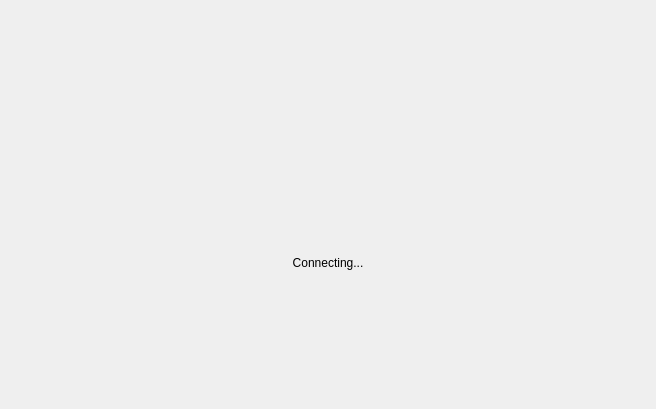
<?xml version="1.0" encoding="UTF-8"?>
<ui version="4.0">
 <class>SearchingWidget</class>
 <widget class="QWidget" name="SearchingWidget">
  <property name="geometry">
   <rect>
    <x>0</x>
    <y>0</y>
    <width>656</width>
    <height>409</height>
   </rect>
  </property>
  <property name="windowTitle">
   <string>Form</string>
  </property>
  <layout class="QGridLayout" name="gridLayout">
   <item row="0" column="1">
    <spacer name="verticalSpacer_2">
     <property name="orientation">
      <enum>Qt::Vertical</enum>
     </property>
     <property name="sizeHint" stdset="0">
      <size>
       <width>20</width>
       <height>123</height>
      </size>
     </property>
    </spacer>
   </item>
   <item row="1" column="0">
    <spacer name="horizontalSpacer_3">
     <property name="orientation">
      <enum>Qt::Horizontal</enum>
     </property>
     <property name="sizeHint" stdset="0">
      <size>
       <width>206</width>
       <height>20</height>
      </size>
     </property>
    </spacer>
   </item>
   <item row="1" column="1">
    <layout class="QVBoxLayout" name="verticalLayout">
     <item>
      <layout class="QHBoxLayout" name="horizontalLayout">
       <item>
        <spacer name="horizontalSpacer">
         <property name="orientation">
          <enum>Qt::Horizontal</enum>
         </property>
         <property name="sizeHint" stdset="0">
          <size>
           <width>5</width>
           <height>20</height>
          </size>
         </property>
        </spacer>
       </item>
       <item>
        <widget class="QLabel" name="loadingLabel">
         <property name="sizePolicy">
          <sizepolicy hsizetype="Maximum" vsizetype="Maximum">
           <horstretch>0</horstretch>
           <verstretch>0</verstretch>
          </sizepolicy>
         </property>
         <property name="minimumSize">
          <size>
           <width>70</width>
           <height>70</height>
          </size>
         </property>
         <property name="maximumSize">
          <size>
           <width>70</width>
           <height>70</height>
          </size>
         </property>
         <property name="styleSheet">
          <string notr="true"/>
         </property>
         <property name="text">
          <string/>
         </property>
         <property name="alignment">
          <set>Qt::AlignCenter</set>
         </property>
         <property name="indent">
          <number>0</number>
         </property>
        </widget>
       </item>
       <item>
        <spacer name="horizontalSpacer_2">
         <property name="orientation">
          <enum>Qt::Horizontal</enum>
         </property>
         <property name="sizeHint" stdset="0">
          <size>
           <width>5</width>
           <height>20</height>
          </size>
         </property>
        </spacer>
       </item>
      </layout>
     </item>
     <item>
      <spacer name="verticalSpacer">
       <property name="orientation">
        <enum>Qt::Vertical</enum>
       </property>
       <property name="sizeType">
        <enum>QSizePolicy::Minimum</enum>
       </property>
       <property name="sizeHint" stdset="0">
        <size>
         <width>20</width>
         <height>40</height>
        </size>
       </property>
      </spacer>
     </item>
     <item>
      <widget class="QLabel" name="label_2">
       <property name="text">
        <string>Connecting...</string>
       </property>
       <property name="alignment">
        <set>Qt::AlignCenter</set>
       </property>
      </widget>
     </item>
    </layout>
   </item>
   <item row="1" column="2">
    <spacer name="horizontalSpacer_4">
     <property name="orientation">
      <enum>Qt::Horizontal</enum>
     </property>
     <property name="sizeHint" stdset="0">
      <size>
       <width>206</width>
       <height>20</height>
      </size>
     </property>
    </spacer>
   </item>
   <item row="2" column="1">
    <spacer name="verticalSpacer_3">
     <property name="orientation">
      <enum>Qt::Vertical</enum>
     </property>
     <property name="sizeHint" stdset="0">
      <size>
       <width>20</width>
       <height>123</height>
      </size>
     </property>
    </spacer>
   </item>
  </layout>
 </widget>
 <resources/>
 <connections/>
</ui>
